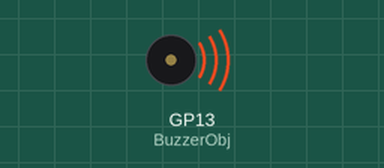
Recording of a program running on a simulated Raspberry Pi Pico running MicroPython. Parts: buzzer (waves = sounding). At 25.4 s the program stops and its outputs stay as they are.

Above: at 0.15 s.
At 25.3 s:
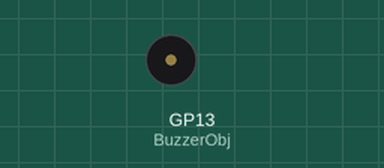
Timing chart, 0 to 26.8 s (numbered marks = the images above):
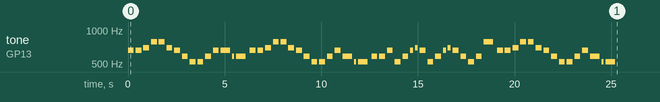

The program:

picoPassiveBuzzerBeethovenOdeToJoy.py
```python
#
# Author: peppe8o
# Blog: https://peppe8o.com
# Date: Oct 6th, 2021
# Version: 1.0

from machine import Pin, PWM
from time import sleep

buzzerPIN=13
BuzzerObj = PWM(Pin(buzzerPIN))

def buzzer(buzzerPinObject,frequency,sound_duration,silence_duration):

    # Set duty cycle to a positive value to emit sound from buzzer
    buzzerPinObject.duty_u16(int(65536*0.1))
    # Set frequency
    buzzerPinObject.freq(frequency)
    # wait for sound duration
    sleep(sound_duration)
    # Set duty cycle to zero to stop sound
    buzzerPinObject.duty_u16(int(65536*0))
    # Wait for sound interrumption, if needed
    sleep(silence_duration)


#set translation table from note to frequency
sol4=392

do5=523
dod5=554
re5=587
red5=622
mi5=659
fa5=698
fad5=739
sol5=784
sold5=830
la5=880
lad5=932
si5=987


buzzer(BuzzerObj,mi5,0.3,0.1)
buzzer(BuzzerObj,mi5,0.3,0.1)
buzzer(BuzzerObj,fa5,0.3,0.1)
buzzer(BuzzerObj,sol5,0.3,0.1)
buzzer(BuzzerObj,sol5,0.3,0.1)
buzzer(BuzzerObj,fa5,0.3,0.1)
buzzer(BuzzerObj,mi5,0.3,0.1)
buzzer(BuzzerObj,re5,0.3,0.1)
buzzer(BuzzerObj,do5,0.3,0.1)
buzzer(BuzzerObj,do5,0.3,0.1)
buzzer(BuzzerObj,re5,0.3,0.1)
buzzer(BuzzerObj,mi5,0.3,0.1)
buzzer(BuzzerObj,mi5,0.5,0.1)
buzzer(BuzzerObj,re5,0.1,0.1)
buzzer(BuzzerObj,re5,0.5,0.2)

buzzer(BuzzerObj,mi5,0.3,0.1)
buzzer(BuzzerObj,mi5,0.3,0.1)
buzzer(BuzzerObj,fa5,0.3,0.1)
buzzer(BuzzerObj,sol5,0.3,0.1)
buzzer(BuzzerObj,sol5,0.3,0.1)
buzzer(BuzzerObj,fa5,0.3,0.1)
buzzer(BuzzerObj,mi5,0.3,0.1)
buzzer(BuzzerObj,re5,0.3,0.1)
buzzer(BuzzerObj,do5,0.3,0.1)
buzzer(BuzzerObj,do5,0.3,0.1)
buzzer(BuzzerObj,re5,0.3,0.1)
buzzer(BuzzerObj,mi5,0.3,0.1)
buzzer(BuzzerObj,re5,0.5,0.1)
buzzer(BuzzerObj,do5,0.1,0.1)
buzzer(BuzzerObj,do5,0.5,0.2)

buzzer(BuzzerObj,re5,0.3,0.1)
buzzer(BuzzerObj,re5,0.3,0.1)
buzzer(BuzzerObj,mi5,0.3,0.1)
buzzer(BuzzerObj,do5,0.3,0.1)
buzzer(BuzzerObj,re5,0.3,0.1)
buzzer(BuzzerObj,mi5,0.15,0.1)
buzzer(BuzzerObj,fa5,0.15,0.1)
buzzer(BuzzerObj,mi5,0.3,0.1)
buzzer(BuzzerObj,do5,0.3,0.1)
buzzer(BuzzerObj,re5,0.3,0.1)
buzzer(BuzzerObj,mi5,0.15,0.1)
buzzer(BuzzerObj,fa5,0.15,0.1)
buzzer(BuzzerObj,mi5,0.3,0.1)
buzzer(BuzzerObj,re5,0.3,0.1)
buzzer(BuzzerObj,do5,0.3,0.1)
buzzer(BuzzerObj,re5,0.3,0.1)
buzzer(BuzzerObj,sol5,0.5,0.2)


buzzer(BuzzerObj,mi5,0.3,0.1)
buzzer(BuzzerObj,mi5,0.3,0.1)
buzzer(BuzzerObj,fa5,0.3,0.1)
buzzer(BuzzerObj,sol5,0.3,0.1)
buzzer(BuzzerObj,sol5,0.3,0.1)
buzzer(BuzzerObj,fa5,0.3,0.1)
buzzer(BuzzerObj,mi5,0.3,0.1)
buzzer(BuzzerObj,re5,0.3,0.1)
buzzer(BuzzerObj,do5,0.3,0.1)
buzzer(BuzzerObj,do5,0.3,0.1)
buzzer(BuzzerObj,re5,0.3,0.1)
buzzer(BuzzerObj,mi5,0.3,0.1)
buzzer(BuzzerObj,re5,0.5,0.1)
buzzer(BuzzerObj,do5,0.1,0.1)
buzzer(BuzzerObj,do5,0.5,0.2)

#Deactivates the buzzer
BuzzerObj.deinit()
```

Measured:
- by itself, tone on GP13 (BuzzerObj): plays 659 Hz for 0.30 s, 659 Hz for 0.30 s, 698 Hz for 0.30 s, 784 Hz for 0.30 s, 784 Hz for 0.30 s, 698 Hz for 0.30 s … (62 notes in this stretch)
